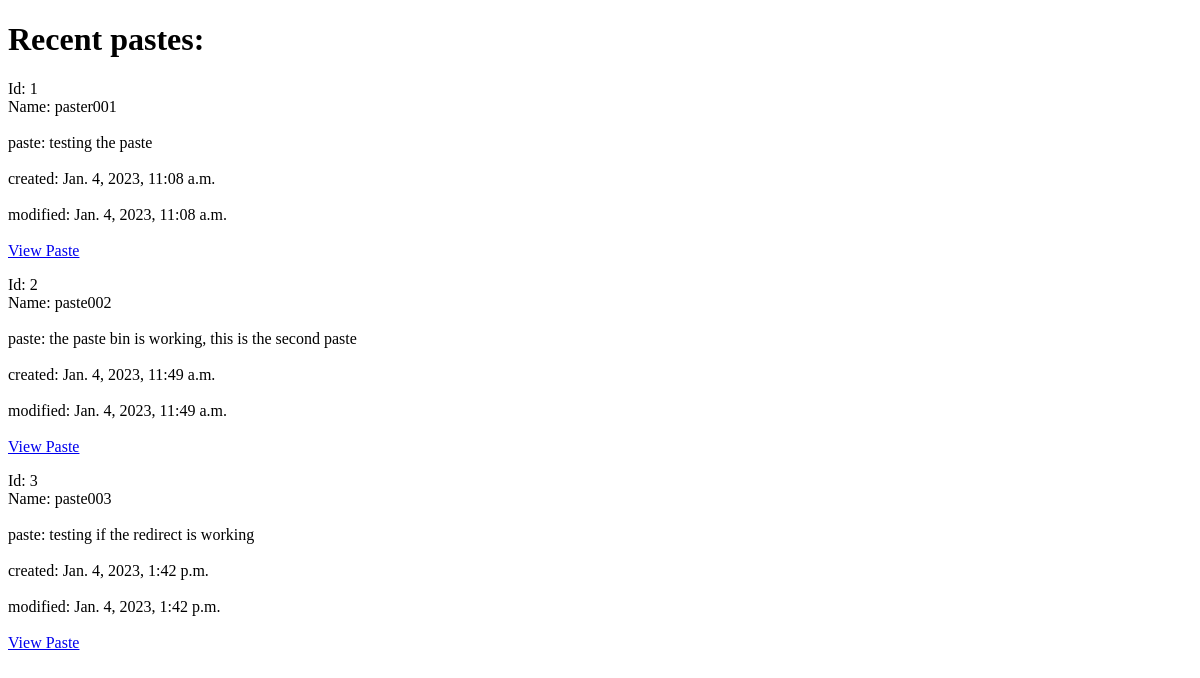
Before: /pastebin/pastes/ with the older database file.
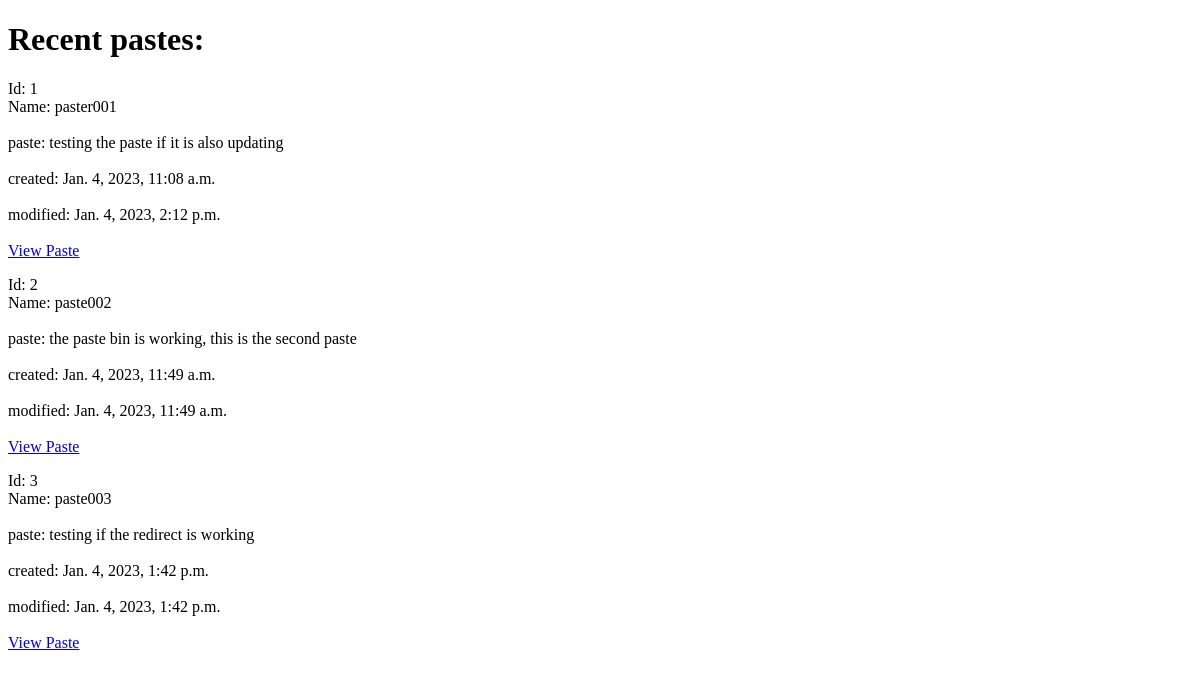
After: the same page with the newer database file.
### pastebin/models.py (models this page shows, shortened)
class Paste(models.Model):
    text = models.TextField()
    name = models.CharField(max_length=40,null=True, blank=True)
    created_at = models.DateTimeField(auto_now_add=True)
    updated_at = models.DateTimeField(auto_now=True)

### pastebin/views.py (the view)
# urls.py: path("pastes/",PasteListView.as_view(), name = "pastebin_paste_list"),
class PasteListView(ListView):
    model = Paste
    context_object_name = 'pastes'

### templates/pastebin/paste_list.html (shortened to what this page needs)
<!DOCTYPE html>
<html lang="en">
<head>
</head>
<body>
    {% if pastes %}
        <h1>Recent pastes:</h1>
        {% for paste in pastes %}
            <p>
                <div>
                    <label for="id">Id:</label>
                    <span>{{ paste.id }}</span>
                </div>
                <div>
                    <label>Name:</label>
                    <span>{{ paste.name }}</span>
                </div>
                <br>
                <div>
                    <label>paste:</label>
                    <span>{{ paste.text }}</span>
                </div>
                <br>
                <div>
                    <label>created:</label>
                    <span>{{ paste.created_at }}</span>
                </div>
                <br>
                <div>
                    <label>modified:</label>
                    <span>{{ paste.updated_at }}</span>
                </div>
                <br>
                <div>
                    <a href="{% url 'pastebin_paste_detail' paste.id %}">View Paste</a>
                </div>
            </p>
        {% endfor %}
    {% else %}
        <h1>No recent pastes</h1>
    {% endif %}
</body>
</html>

Changed rows visible on the page:
changed Paste "paster001": text "testing the paste" → "testing the paste if it is also updating"; updated_at "Jan. 4, 2023, 11:08 a.m." → "Jan. 4, 2023, 2:12 p.m."
